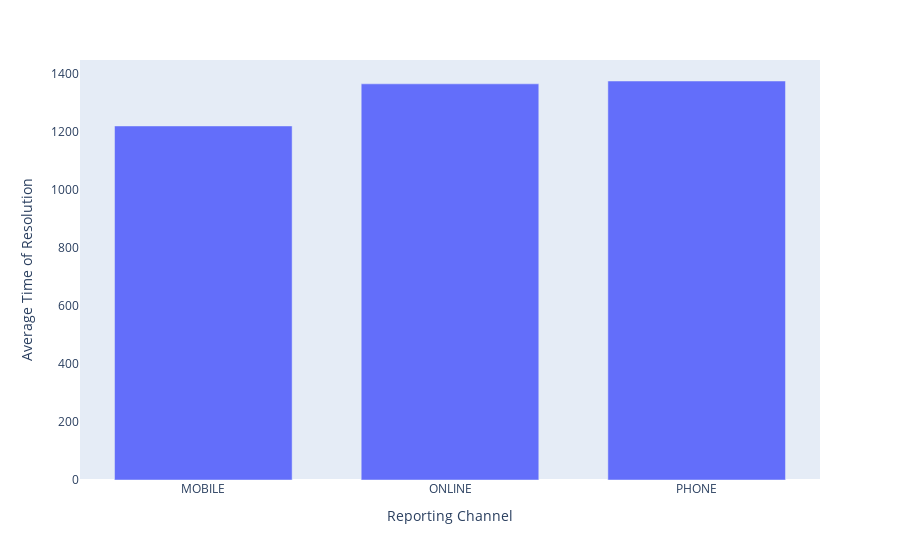

The cell this chart's notebook holds for it:
### Code cell
import plotly.express as px
fig = px.bar(data_grp_chnl_res, x='open_data_channel_type', y='resolution_mins_mean')
fig.update_layout(
    title_text="",
    xaxis_title_text="Reporting Channel",
    yaxis_title_text="Average Time of Resolution",
    bargap=0.2,
    bargroupgap=0.1,
    showlegend=False
)
fig.update_xaxes(showgrid=False)
fig.update_yaxes(showgrid=False)
fig

### Figure 1 — Plotly figure (JSON) as saved in the notebook; plotly's stock layout.template omitted (floating-point values rounded to 4 significant figures)
{"data": [{"alignmentgroup": "True", "hovertemplate": "open_data_channel_type=%{x}<br>resolution_mins_mean=%{y}<extra></extra>", "legendgroup": "", "marker": {"color": "#636efa"}, "name": "", "offsetgroup": "", "orientation": "v", "showlegend": false, "textposition": "auto", "type": "bar", "x": ["MOBILE", "ONLINE", "PHONE"], "xaxis": "x", "y": [1219.0, 1364.0, 1374.0], "yaxis": "y"}], "layout": {"bargap": 0.2, "bargroupgap": 0.1, "barmode": "relative", "legend": {"tracegroupgap": 0}, "margin": {"t": 60}, "showlegend": false, "title": {"text": ""}, "xaxis": {"anchor": "y", "domain": [0, 1], "showgrid": false, "title": {"text": "Reporting Channel"}}, "yaxis": {"anchor": "x", "domain": [0, 1], "showgrid": false, "title": {"text": "Average Time of Resolution"}}}}
